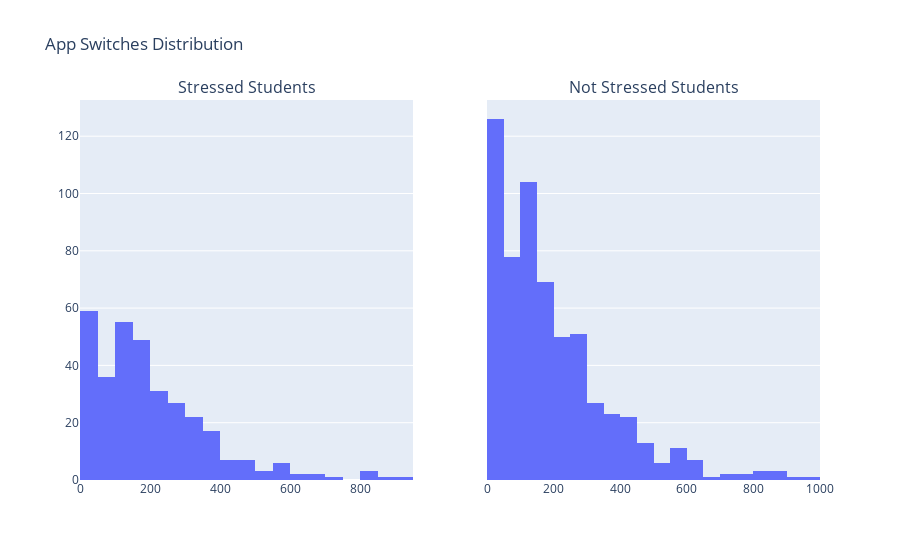

The notebook cell this image was saved under:
### Code cell
# App Switching Distribution wrt Stress Level

fig = make_subplots(rows=1, cols=2, subplot_titles=('Stressed Students', 'Not Stressed Students'),shared_yaxes=True)
fig1 = px.histogram(stressed_students, x='app_usage_total_app_switch', nbins=30, title='App Switches - Stressed Students')
fig2 = px.histogram(not_stressed_students, x='app_usage_total_app_switch', nbins=30, title='App Switches - Not Stressed Students')
fig.add_trace(fig1['data'][0], row=1, col=1)
fig.add_trace(fig2['data'][0], row=1, col=2)
fig.update_layout(title_text='App Switches Distribution', showlegend=False)
fig.show()

### Figure 1 — Plotly figure (JSON) as saved in the notebook; plotly's stock layout.template omitted (floating-point values rounded to 4 significant figures; data arrays with more than 128 entries replaced by an {"elided": "..."} marker saying what was removed)
{"data": [{"bingroup": "x", "hovertemplate": "app_usage_total_app_switch=%{x}<br>count=%{y}<extra></extra>", "legendgroup": "", "marker": {"color": "#636efa", "pattern": {"shape": ""}}, "name": "", "nbinsx": 30, "orientation": "v", "showlegend": false, "type": "histogram", "x": {"elided": "329 float values"}, "xaxis": "x", "yaxis": "y"}, {"bingroup": "x", "hovertemplate": "app_usage_total_app_switch=%{x}<br>count=%{y}<extra></extra>", "legendgroup": "", "marker": {"color": "#636efa", "pattern": {"shape": ""}}, "name": "", "nbinsx": 30, "orientation": "v", "showlegend": false, "type": "histogram", "x": {"elided": "600 float values"}, "xaxis": "x2", "yaxis": "y2"}], "layout": {"annotations": [{"font": {"size": 16}, "showarrow": false, "text": "Stressed Students", "x": 0.225, "xanchor": "center", "xref": "paper", "y": 1, "yanchor": "bottom", "yref": "paper"}, {"font": {"size": 16}, "showarrow": false, "text": "Not Stressed Students", "x": 0.775, "xanchor": "center", "xref": "paper", "y": 1, "yanchor": "bottom", "yref": "paper"}], "showlegend": false, "title": {"text": "App Switches Distribution"}, "xaxis": {"anchor": "y", "domain": [0, 0.45]}, "xaxis2": {"anchor": "y2", "domain": [0.55, 1]}, "yaxis": {"anchor": "x", "domain": [0, 1]}, "yaxis2": {"anchor": "x2", "domain": [0, 1], "matches": "y", "showticklabels": false}}}
